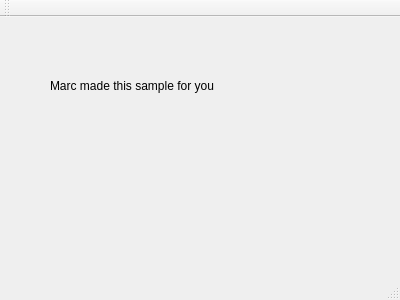
<?xml version="1.0" encoding="UTF-8"?>
<ui version="4.0">
 <class>MainWindow</class>
 <widget class="QMainWindow" name="MainWindow">
  <property name="geometry">
   <rect>
    <x>0</x>
    <y>0</y>
    <width>400</width>
    <height>300</height>
   </rect>
  </property>
  <property name="windowTitle">
   <string>MainWindow</string>
  </property>
  <widget class="QWidget" name="centralWidget">
   <widget class="QLabel" name="label">
    <property name="geometry">
     <rect>
      <x>50</x>
      <y>60</y>
      <width>291</width>
      <height>17</height>
     </rect>
    </property>
    <property name="text">
     <string>Marc made this sample for you</string>
    </property>
   </widget>
  </widget>
  <widget class="QMenuBar" name="menuBar">
   <property name="geometry">
    <rect>
     <x>0</x>
     <y>0</y>
     <width>400</width>
     <height>25</height>
    </rect>
   </property>
  </widget>
  <widget class="QToolBar" name="mainToolBar">
   <attribute name="toolBarArea">
    <enum>TopToolBarArea</enum>
   </attribute>
   <attribute name="toolBarBreak">
    <bool>false</bool>
   </attribute>
  </widget>
  <widget class="QStatusBar" name="statusBar"/>
 </widget>
 <layoutdefault spacing="6" margin="11"/>
 <resources/>
 <connections/>
</ui>
